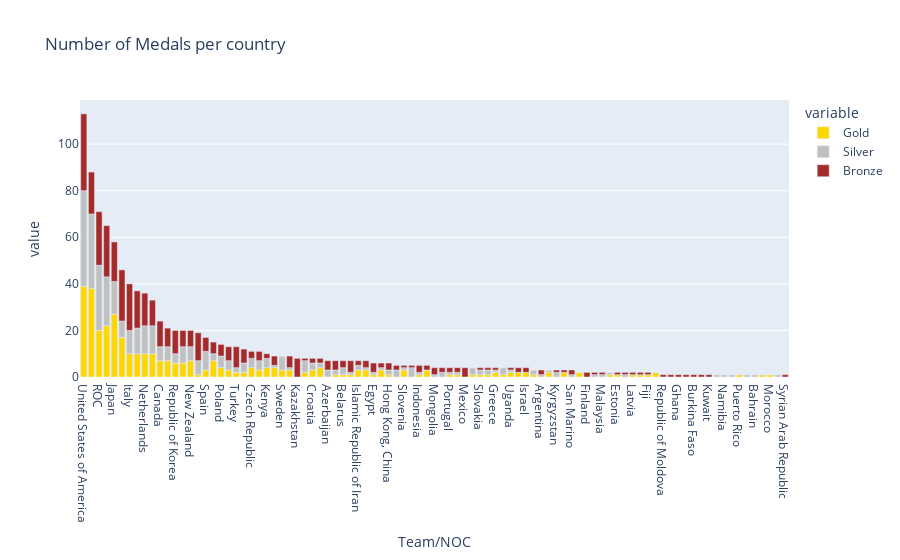

This figure's notebook cell:
### Code cell
import plotly.express as px
fig = px.bar(medals, x='Team/NOC', y=['Gold', 'Silver', 'Bronze'],
             color_discrete_sequence=['Gold', 'Silver', 'Brown'],
             title='Number of Medals per country')
fig.show()

### Figure 1 — Plotly figure (JSON) as saved in the notebook; plotly's stock layout.template omitted (floating-point values rounded to 4 significant figures)
{"data": [{"alignmentgroup": "True", "hovertemplate": "variable=Gold<br>Team/NOC=%{x}<br>value=%{y}<extra></extra>", "legendgroup": "Gold", "marker": {"color": "Gold", "pattern": {"shape": ""}}, "name": "Gold", "offsetgroup": "Gold", "orientation": "v", "showlegend": true, "textposition": "auto", "type": "bar", "x": ["United States of America", "People's Republic of China", "ROC", "Great Britain", "Japan", "Australia", "Italy", "Germany", "Netherlands", "France", "Canada", "Brazil", "Republic of Korea", "Hungary", "New Zealand", "Ukraine", "Spain", "Cuba", "Poland", "Switzerland", "Turkey", "Chinese Taipei", "Czech Republic", "Denmark", "Kenya", "Jamaica", "Sweden", "Serbia", "Kazakhstan", "Georgia", "Croatia", "Norway", "Azerbaijan", "India", "Belarus", "Austria", "Islamic Republic of Iran", "Belgium", "Egypt", "Bulgaria", "Hong Kong, China", "Dominican Republic", "Slovenia", "Colombia", "Indonesia", "Uzbekistan", "Mongolia", "Armenia", "Portugal", "Ethiopia", "Mexico", "Venezuela", "Slovakia", "Philippines", "Greece", "Romania", "Uganda", "Ireland", "Israel", "South Africa", "Argentina", "Ecuador", "Kyrgyzstan", "Qatar", "San Marino", "Bahamas", "Finland", "Nigeria", "Malaysia", "Tunisia", "Estonia", "Jordan", "Latvia", "Thailand", "Fiji", "Kosovo", "Republic of Moldova", "Grenada", "Ghana", "Côte d'Ivoire", "Burkina Faso", "Botswana", "Kuwait", "Lithuania", "Namibia", "North Macedonia", "Puerto Rico", "Saudi Arabia", "Bahrain", "Bermuda", "Morocco", "Turkmenistan", "Syrian Arab Republic"], "xaxis": "x", "y": [39, 38, 20, 22, 27, 17, 10, 10, 10, 10, 7, 7, 6, 6, 7, 1, 3, 7, 4, 3, 2, 2, 4, 3, 4, 4, 3, 3, 0, 2, 3, 4, 0, 1, 1, 1, 3, 3, 1, 3, 1, 0, 3, 0, 1, 3, 0, 0, 1, 1, 0, 1, 1, 1, 2, 1, 2, 2, 2, 1, 0, 2, 0, 2, 0, 2, 0, 0, 0, 1, 1, 0, 1, 1, 1, 2, 0, 0, 0, 0, 0, 0, 0, 0, 0, 0, 1, 0, 0, 1, 1, 0, 0], "yaxis": "y"}, {"alignmentgroup": "True", "hovertemplate": "variable=Silver<br>Team/NOC=%{x}<br>value=%{y}<extra></extra>", "legendgroup": "Silver", "marker": {"color": "Silver", "pattern": {"shape": ""}}, "name": "Silver", "offsetgroup": "Silver", "orientation": "v", "showlegend": true, "textposition": "auto", "type": "bar", "x": ["United States of America", "People's Republic of China", "ROC", "Great Britain", "Japan", "Australia", "Italy", "Germany", "Netherlands", "France", "Canada", "Brazil", "Republic of Korea", "Hungary", "New Zealand", "Ukraine", "Spain", "Cuba", "Poland", "Switzerland", "Turkey", "Chinese Taipei", "Czech Republic", "Denmark", "Kenya", "Jamaica", "Sweden", "Serbia", "Kazakhstan", "Georgia", "Croatia", "Norway", "Azerbaijan", "India", "Belarus", "Austria", "Islamic Republic of Iran", "Belgium", "Egypt", "Bulgaria", "Hong Kong, China", "Dominican Republic", "Slovenia", "Colombia", "Indonesia", "Uzbekistan", "Mongolia", "Armenia", "Portugal", "Ethiopia", "Mexico", "Venezuela", "Slovakia", "Philippines", "Greece", "Romania", "Uganda", "Ireland", "Israel", "South Africa", "Argentina", "Ecuador", "Kyrgyzstan", "Qatar", "San Marino", "Bahamas", "Finland", "Nigeria", "Malaysia", "Tunisia", "Estonia", "Jordan", "Latvia", "Thailand", "Fiji", "Kosovo", "Republic of Moldova", "Grenada", "Ghana", "Côte d'Ivoire", "Burkina Faso", "Botswana", "Kuwait", "Lithuania", "Namibia", "North Macedonia", "Puerto Rico", "Saudi Arabia", "Bahrain", "Bermuda", "Morocco", "Turkmenistan", "Syrian Arab Republic"], "xaxis": "x", "y": [41, 32, 28, 21, 14, 7, 10, 11, 12, 12, 6, 6, 4, 7, 6, 6, 8, 3, 5, 4, 2, 4, 4, 4, 4, 1, 6, 1, 0, 5, 3, 2, 3, 2, 3, 1, 2, 1, 1, 1, 2, 3, 1, 4, 1, 0, 1, 2, 1, 1, 0, 3, 2, 2, 1, 3, 1, 0, 0, 2, 1, 1, 2, 0, 1, 0, 0, 1, 1, 1, 0, 1, 0, 0, 0, 0, 0, 0, 0, 0, 0, 0, 0, 1, 1, 1, 0, 1, 1, 0, 0, 1, 0], "yaxis": "y"}, {"alignmentgroup": "True", "hovertemplate": "variable=Bronze<br>Team/NOC=%{x}<br>value=%{y}<extra></extra>", "legendgroup": "Bronze", "marker": {"color": "Brown", "pattern": {"shape": ""}}, "name": "Bronze", "offsetgroup": "Bronze", "orientation": "v", "showlegend": true, "textposition": "auto", "type": "bar", "x": ["United States of America", "People's Republic of China", "ROC", "Great Britain", "Japan", "Australia", "Italy", "Germany", "Netherlands", "France", "Canada", "Brazil", "Republic of Korea", "Hungary", "New Zealand", "Ukraine", "Spain", "Cuba", "Poland", "Switzerland", "Turkey", "Chinese Taipei", "Czech Republic", "Denmark", "Kenya", "Jamaica", "Sweden", "Serbia", "Kazakhstan", "Georgia", "Croatia", "Norway", "Azerbaijan", "India", "Belarus", "Austria", "Islamic Republic of Iran", "Belgium", "Egypt", "Bulgaria", "Hong Kong, China", "Dominican Republic", "Slovenia", "Colombia", "Indonesia", "Uzbekistan", "Mongolia", "Armenia", "Portugal", "Ethiopia", "Mexico", "Venezuela", "Slovakia", "Philippines", "Greece", "Romania", "Uganda", "Ireland", "Israel", "South Africa", "Argentina", "Ecuador", "Kyrgyzstan", "Qatar", "San Marino", "Bahamas", "Finland", "Nigeria", "Malaysia", "Tunisia", "Estonia", "Jordan", "Latvia", "Thailand", "Fiji", "Kosovo", "Republic of Moldova", "Grenada", "Ghana", "Côte d'Ivoire", "Burkina Faso", "Botswana", "Kuwait", "Lithuania", "Namibia", "North Macedonia", "Puerto Rico", "Saudi Arabia", "Bahrain", "Bermuda", "Morocco", "Turkmenistan", "Syrian Arab Republic"], "xaxis": "x", "y": [33, 18, 23, 22, 17, 22, 20, 16, 14, 11, 11, 8, 10, 7, 7, 12, 6, 5, 5, 6, 9, 6, 3, 4, 2, 4, 0, 5, 8, 1, 2, 2, 4, 4, 3, 5, 2, 3, 4, 2, 3, 2, 1, 1, 3, 2, 3, 2, 2, 2, 4, 0, 1, 1, 1, 0, 1, 2, 2, 0, 2, 0, 1, 1, 2, 0, 2, 1, 1, 0, 1, 1, 1, 1, 1, 0, 1, 1, 1, 1, 1, 1, 1, 0, 0, 0, 0, 0, 0, 0, 0, 0, 1], "yaxis": "y"}], "layout": {"barmode": "relative", "legend": {"title": {"text": "variable"}, "tracegroupgap": 0}, "title": {"text": "Number of Medals per country"}, "xaxis": {"anchor": "y", "domain": [0, 1], "title": {"text": "Team/NOC"}}, "yaxis": {"anchor": "x", "domain": [0, 1], "title": {"text": "value"}}}}
